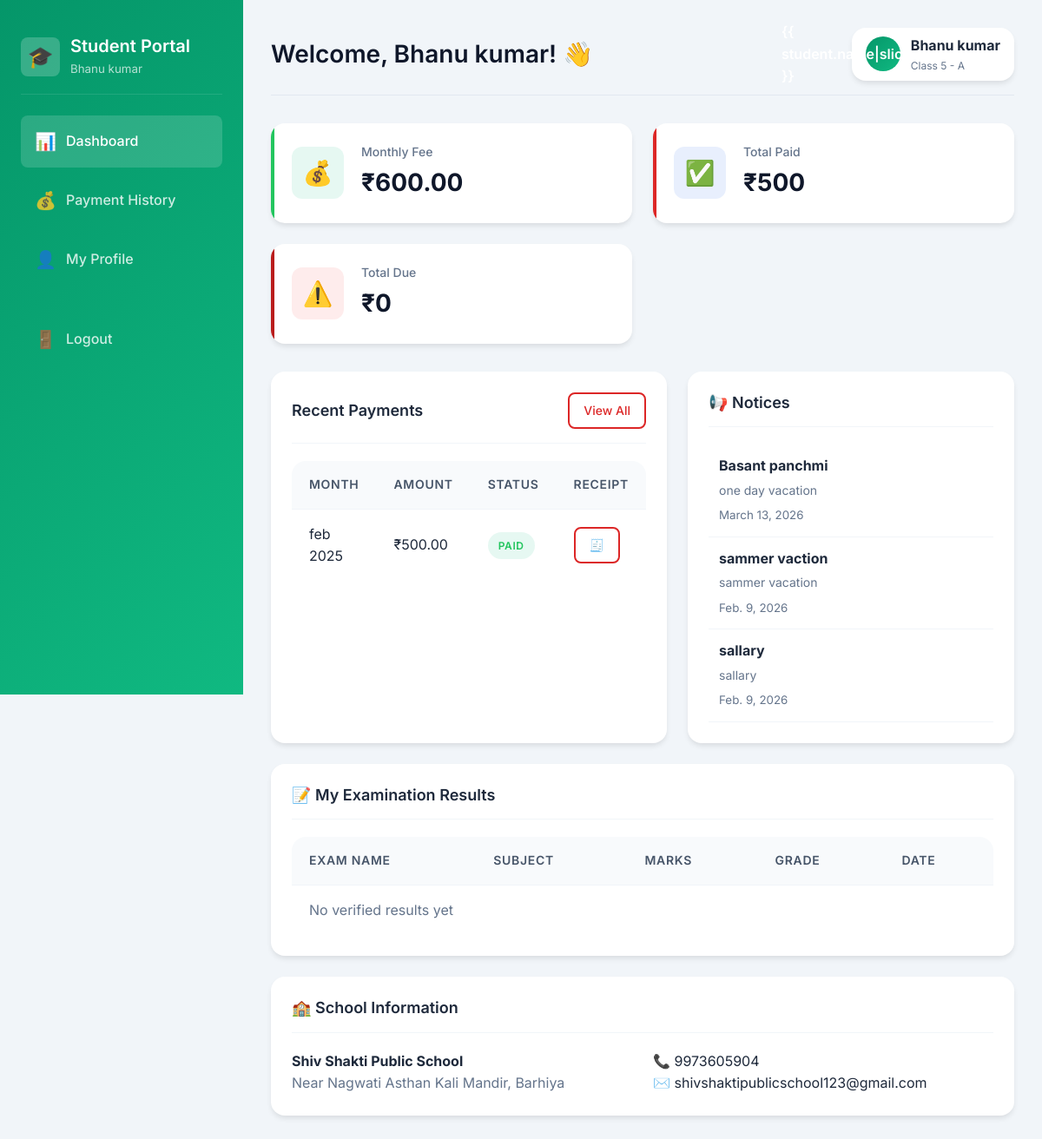
/student/dashboard/ (signed in), run on an earlier commit of the app's database.
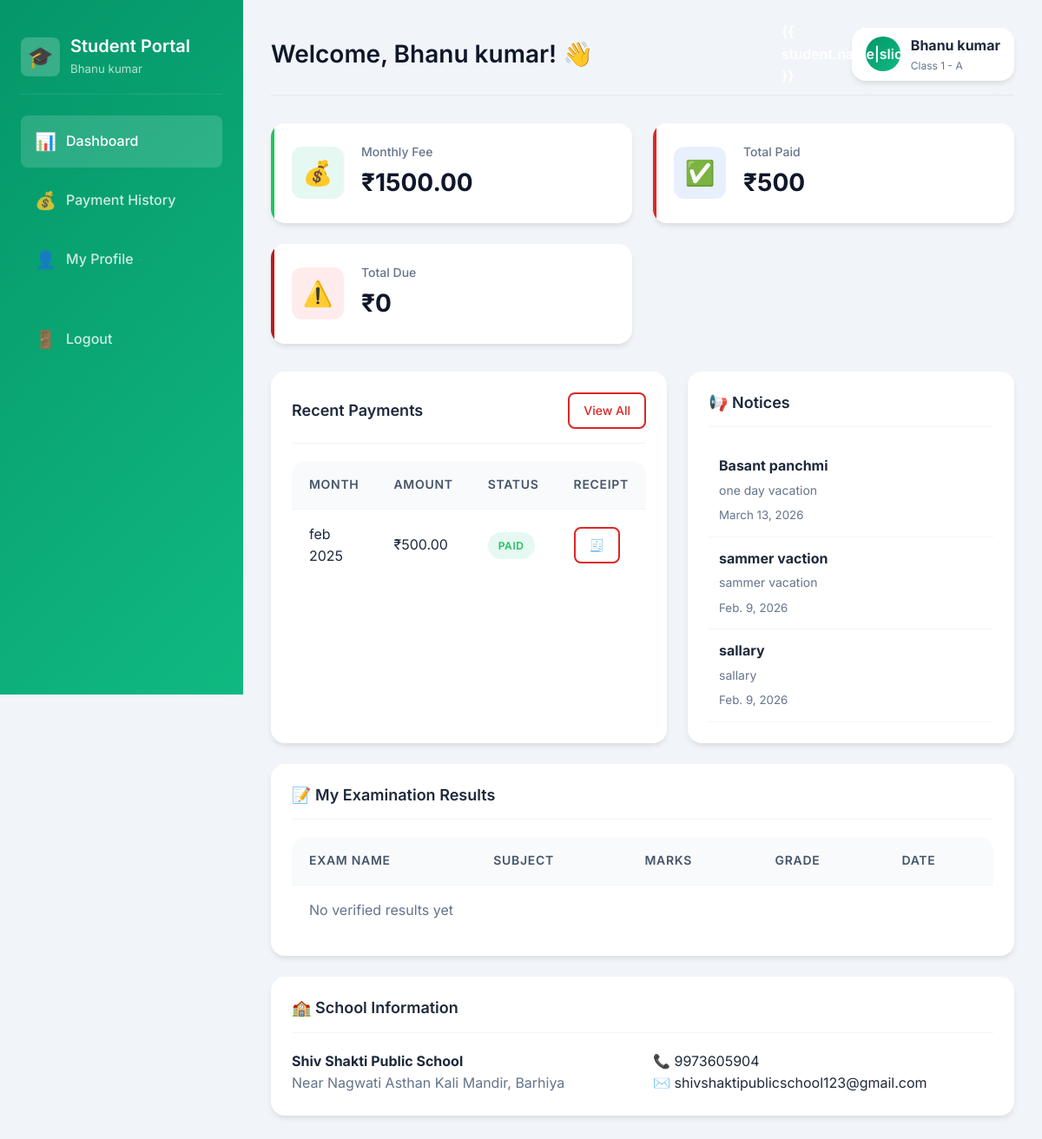
And on a later commit of the database.
### core/models.py (models this page shows, shortened)
class Student(models.Model):
    name = models.CharField(max_length=100)
    father_name = models.CharField(max_length=100)
    student_class = models.ForeignKey(SchoolClass, on_delete=models.SET_NULL, null=True)
    role = models.CharField(max_length=50, default='Student')
    address = models.TextField(blank=True)
    email = models.EmailField(blank=True)
    mobile = models.CharField(max_length=15)
    admission_date = models.DateField()
    monthly_fee = models.DecimalField(max_digits=10, decimal_places=2, default=0)
    photo = models.BinaryField(blank=True, null=True)
    password = models.CharField(max_length=128)
    is_active = models.BooleanField(default=True)
    created_at = models.DateTimeField(auto_now_add=True)

class SchoolClass(models.Model):
    class_name = models.CharField(max_length=50)
    section = models.CharField(max_length=10)
    strength = models.IntegerField(default=0)
    class Meta:
        verbose_name = "Class"
        verbose_name_plural = "Classes"
        unique_together = ['class_name', 'section']
    def __str__(self):
        return f"{self.class_name} - {self.section}"

### core/views.py (the view)
# urls.py: path('student/dashboard/', views.student_dashboard, name='student_dashboard'),
def student_dashboard(request):
    if request.session.get('user_type') != 'student':
        return redirect('student_login')
    student_id = request.session.get('student_id')
    student = get_object_or_404(Student, pk=student_id)
    payments = StudentPayment.objects.filter(student=student)
    total_paid = payments.filter(status='Paid').aggregate(total=Sum('paid_amount'))['total'] or Decimal('0')
    total_due = payments.filter(status='Pending').aggregate(total=Sum('due_amount'))['total'] or Decimal('0')
    recent_payments = payments[:5]
    notices = Notice.objects.filter(is_active=True, audience__in=['All', 'Students'])[:5]
    results = Result.objects.filter(student=student, verification_status='Verified').select_related('subject').order_by('-exam_date')
    context = {
        'student': student,
        'total_paid': total_paid,
        'total_due': total_due,
        'recent_payments': recent_payments,
        'results': results,
        'notices': notices,
        'school_info': {
            'name': 'Shiv Shakti Public School',
            'address': 'Near Nagwati Asthan Kali Mandir, Barhiya',
            'contact': '9973605904',
            'email': 'shivshaktipublicschool123@gmail.com'
        }
    }
    return render(request, 'student/dashboard.html', context)

### templates/student/dashboard.html (shortened to what the changed rows need)
{% extends 'base.html' %}
{% block body %}
<div class="dashboard-layout">
    <aside class="sidebar" style="background: linear-gradient(135deg, #059669 0%, #10b981 100%);">
        <div class="sidebar-brand">
            <div>
                <h2>Student Portal</h2><small style="opacity: 0.7;">{{ student.name }}</small>
            </div>
        </div>
    </aside>
    <main class="main-content">
        <div class="top-header">
            <h1 class="page-title">Welcome, {{ student.name }}! 👋</h1>
            <div class="user-profile">
                <div class="user-avatar" style="background: linear-gradient(135deg, #059669 0%, #10b981 100%);">{{
                    student.name|slice:":1"|upper }}</div>
                <div><strong>{{ student.name }}</strong>
                    <div style="font-size: 0.75rem; color: var(--gray-500);">{{ student.student_class }}</div>
                </div>
            </div>
        </div>
        <div class="stats-grid animate-slideUp">
            <div class="stat-card revenue">
                <div class="stat-content">
                    <h3>Monthly Fee</h3>
                    <div class="stat-value">₹{{ student.monthly_fee }}</div>
                </div>
            </div>
        </div>
        <div class="grid-2">
            <div class="card">
                <div class="table-container" style="box-shadow: none;">
                    <table class="table">
                        <thead>
                            <tr>
                                <th>Month</th>
                                <th>Amount</th>
                                <th>Status</th>
                                <th>Receipt</th>
                            </tr>
                        </thead>
                    </table>
                </div>
            </div>
        </div>
        <div class="card mt-3 animate-slideUp" style="animation-delay: 0.2s;">
            <div class="table-container" style="box-shadow: none;">
                <table class="table">
                    <thead>
                        <tr>
                            <th>Exam Name</th>
                            <th>Subject</th>
                            <th>Marks</th>
                            <th>Grade</th>
                            <th>Date</th>
                        </tr>
                    </thead>
                </table>
            </div>
        </div>
    </main>
</div>
{% endblock %}

What changed in the data, as far as the page shows it:
changed Student "Bhanu kumar": student_class "Class 5 - A" → "Class 1 - A"; monthly_fee "600.00" → "1500.00"
